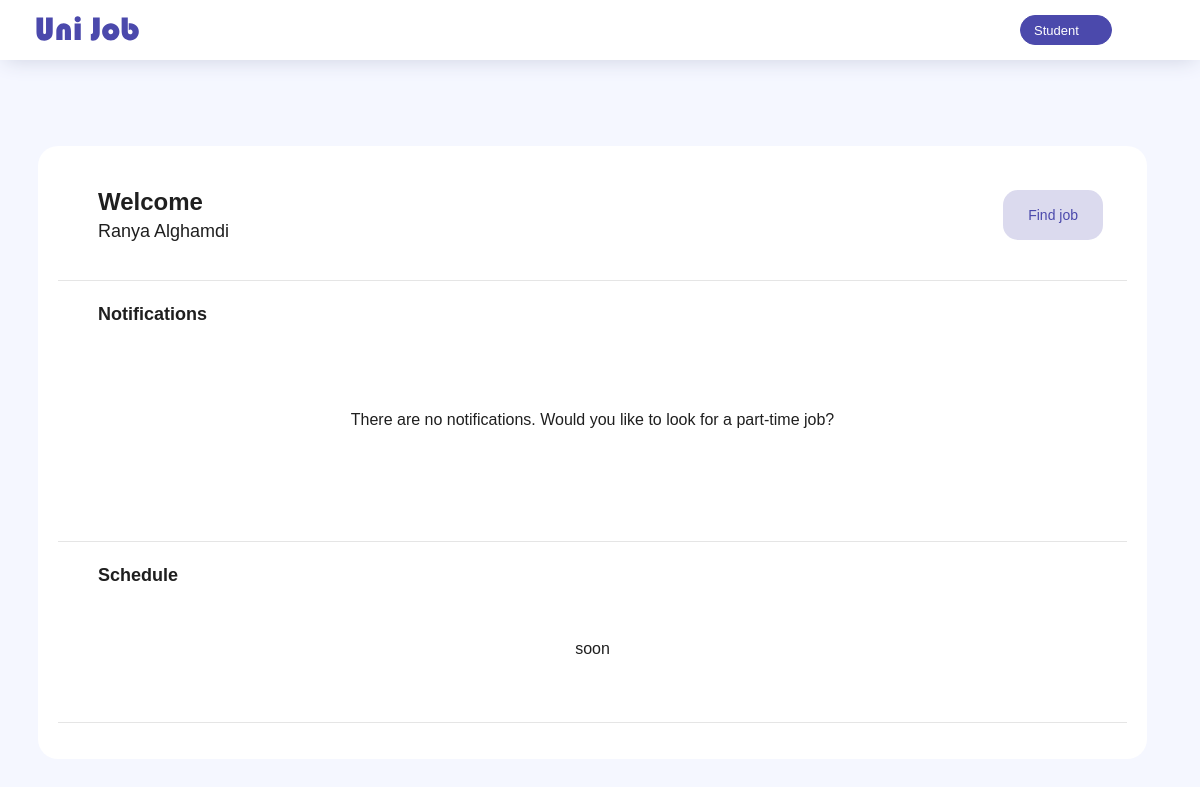
Page /student (signed in) on the earlier database version.
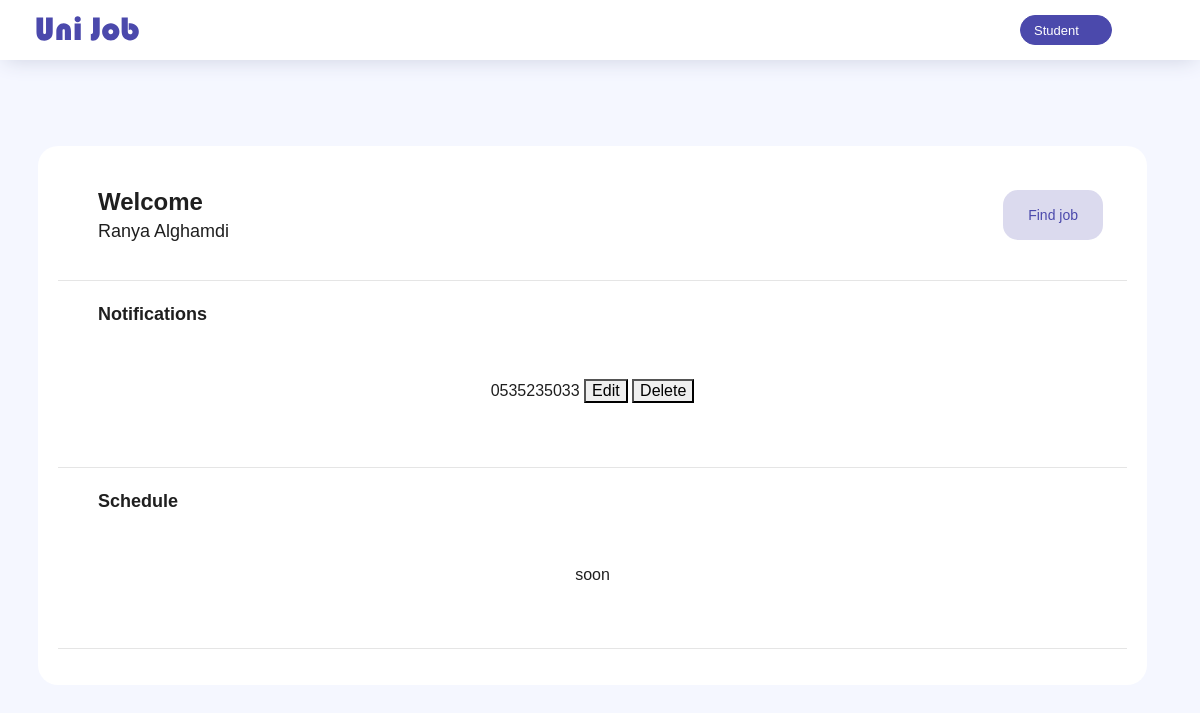
Same page on the later database version.
### tables this page shows
CREATE TABLE users(id TEXT, password TEXT, name TEXT, email TEXT, position TEXT );

CREATE TABLE "seekers_form" (
    "id" INTEGER PRIMARY KEY AUTOINCREMENT,
    user_id INTEGER,
    name TEXT,
    phoneNumber TEXT,
    major TEXT,
    gpa REAL,
    skills TEXT,
    experience TEXT, "languages" TEXT, "sunday_start_interval" TEXT, "sunday_end_interval" TEXT, "monday_start_interval" TEXT, "monday_end_interval" TEXT, "tuesday_start_interval" TEXT, "tuesday_end_interval" TEXT, "wednesday_start_interval" TEXT, "wednesday_end_interval" TEXT, "thursday_start_interval" TEXT, "thursday_end_interval" TEXT,
    FOREIGN KEY (user_id) REFERENCES users(id)
);

### app.py (the view)
@app.route('/student')
def student():
    if 'user_id' in session:
        user_id = session['user_id']
        try:
            connection = sqlite3.connect("users_database.db")
            cursor = connection.cursor()
            cursor.execute("SELECT id, password, position, name, email FROM users WHERE id = ?", (user_id,))
            user = cursor.fetchone()
            cursor.execute("SELECT * FROM seekers_form WHERE user_id = ?", (user_id,))
            seekerForms = cursor.fetchall()
            connection.close()
            return render_template('student.html', seekerForms=seekerForms, user=user)
        except sqlite3.Error as e:
            print(f"An error occurred: {e}")
            flash("An error occurred while fetching the form. Please try again.", 'error')
            return redirect(url_for('index'))
    else:
        flash("You are not logged in. Please log in first.", 'error')
        return redirect(url_for("login"))

### templates/student.html (shortened to what this page needs)
<!DOCTYPE html>
<html lang="en">
<head>
    <link rel="stylesheet" href="{{url_for('static',filename='vendors/ti-icons/css/themify-icons.css')}}">
    <link rel="stylesheet" href="{{url_for('static',filename='css/vertical-layout-light/style.css')}}">
</head>
<body>
    <div class="container-scroller ">
        <nav class="navbar col-lg-12 col-12 p-0 fixed-top d-flex flex-row">
            <div class="text-center navbar-brand-wrapper d-flex align-items-center justify-content-center">
                <div class="navbar-brand brand-logo mr-5"><img src="static/images/logo1d.svg" class="mr-2" alt="logo" />
                </div>
            </div>
            <div class="navbar-menu-wrapper d-flex align-items-center justify-content-end">
                <div class="dropdown" style="margin-right: 2.5em; ">
                    <button class="btn btn-primary btn-sm dropdown-toggle" type="button" id="dropdownMenuSizeButton3"
                        data-toggle="dropdown" aria-haspopup="true" aria-expanded="false">
                        Student
                    </button>
                </div>
            </div>
        </nav>
        <div class="container-fluid page-body-wrapper w-100 ">
            <div class="content-wrapper" style="min-height: inherit;">
                <div class="container">
                    <div class="row mt-5">
                        <div class="col-12 grid-margin stretch-card">
                            <div class="card">
                                <div class="card-body">
                                    <div class="justify-content-between d-flex">
                                        <div>
                                            <h4 class="font-weight-bold left-margin" style="margin-top: 1.5rem; font-size: 24px;">Welcome</h4>
                                            <h4 class="left-margin " style="margin-bottom: 1.5rem;">{{ user[3] }} </h4>
                                        </div>
                                        <form action="{{ url_for('post_job') }}">
                                            <button class="btn btn-inverse-primary btn-fw "  style="height: 50px; margin: 1.5rem;" onclick="location.href = '/find_job';" type="button"aria-expanded="true">Find job </button>
                                        </form>
                                    </div>
                                    <hr>
                                    <h4 class="font-weight-bold left-margin" style="margin-top: 1.5rem; margin-bottom: 1.5rem;"> Notifications </h4>
                                    <div class="notification-content text-center">
                                    {% if seekerForms %}
                                        {% for form in seekerForms %}
                                            {{ form[3] }}
                                            <button type="submit">Edit</button>
                                            <button type="submit">Delete</button>
                                            <br>
                                        {% endfor %}
                                    {% else %}
                                        <div class="notification-content text-center">
                                            There are no notifications. Would you like to look for a part-time job?
                                        </div>
                                    {% endif %}
                                    </div>
                                    <hr>
                                    <h4 class="font-weight-bold left-margin" style="margin-top: 1.5rem; margin-bottom: 1.5rem;"> Schedule </h4>
                                    <div class="Schedule-content text-center">
                                        soon
                                    </div>
                                    <hr>
                                </div>
                            </div>
                        </div>
                    </div>
                </div>
            </div>
        </div>
    </div>
</body>
</html>

Differences in the rows shown:
added seekers_form: phoneNumber "0535235033"
Other differences:
text no longer shown: "There are no notifications. Would you like to look for a part-time job?"
